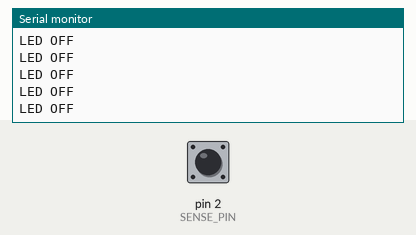
Recording of a sketch running on a simulated Arduino Uno, built with avr-gcc and run on an emulated ATmega328P. On the bench: the last lines printed to the serial monitor. Inputs (shaded band) come from the test bench; at power-on: pin 2 (SENSE_PIN) HIGH.

Above: at 1.2 s.
1.3 s: pin 2 (SENSE_PIN) driven LOW
At 2.2 s:
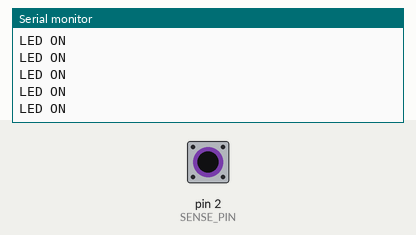
6.2 s: pin 2 (SENSE_PIN) driven HIGH
At 6.8 s:
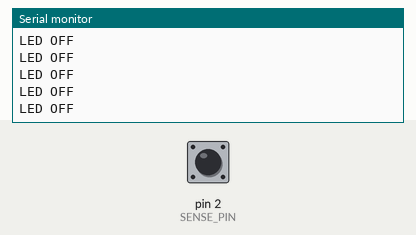
9.2 s: pin 2 (SENSE_PIN) pulsed LOW 2 times (0.12 s each, 0.3 s apart)
15.8 s: pin 2 (SENSE_PIN) driven LOW
At 16.8 s:
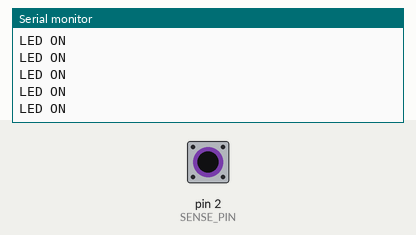
18.8 s: pin 2 (SENSE_PIN) driven HIGH
At 19.6 s:
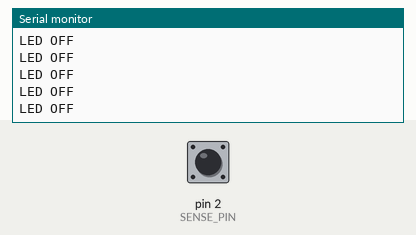

Measured:
- after the input at 1.3 s, the serial monitor: prints a new line after 0.08 s (image 1)
- after the input at 6.2 s, the serial monitor: prints a new line after 0.07 s (image 2)
- after the input at 15.8 s, the serial monitor: prints a new line after 0.07 s (image 3)

The sketch:

IR_receive.ino
```cpp
#define SENSE_PIN 2

void setup() {
  Serial.begin(9600);
  pinMode(SENSE_PIN, INPUT);
}

void loop() {
  if(digitalRead(SENSE_PIN) == LOW)
  {
    Serial.println("LED ON");
  }
  else
  {
    Serial.println("LED OFF");
  }
}
```
